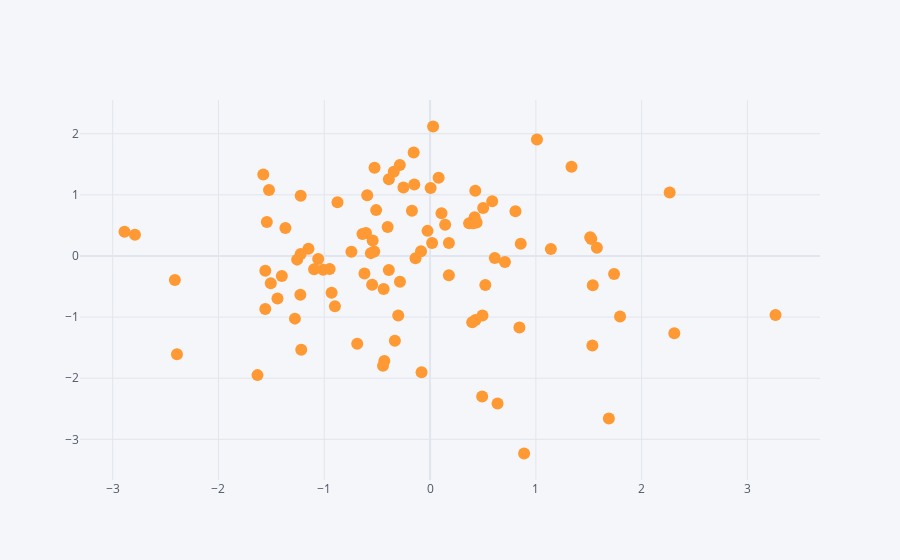

Source (notebook cell):
### Code cell
# How A is moving w.r.t B?
# mode = 'markers' will change the graph from line to dotted one.
df.iplot(x = 'A' , y = 'B', mode = 'markers')
